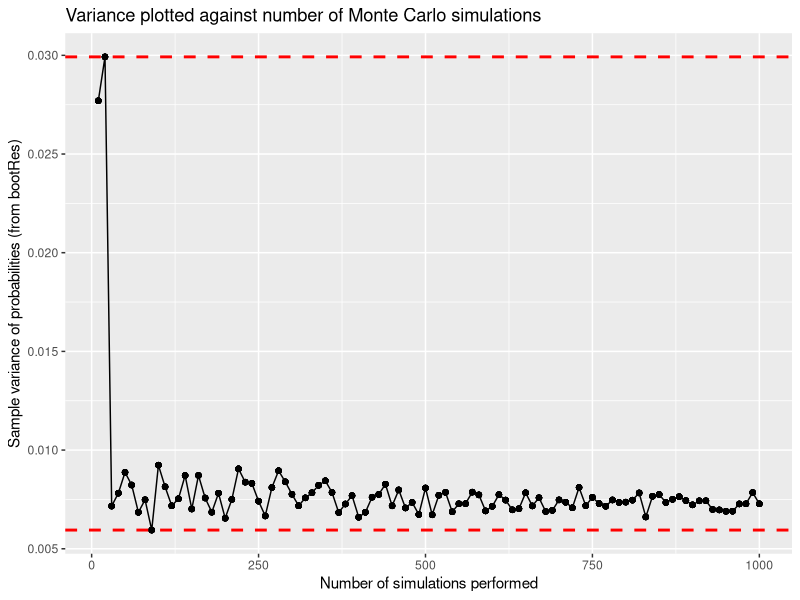
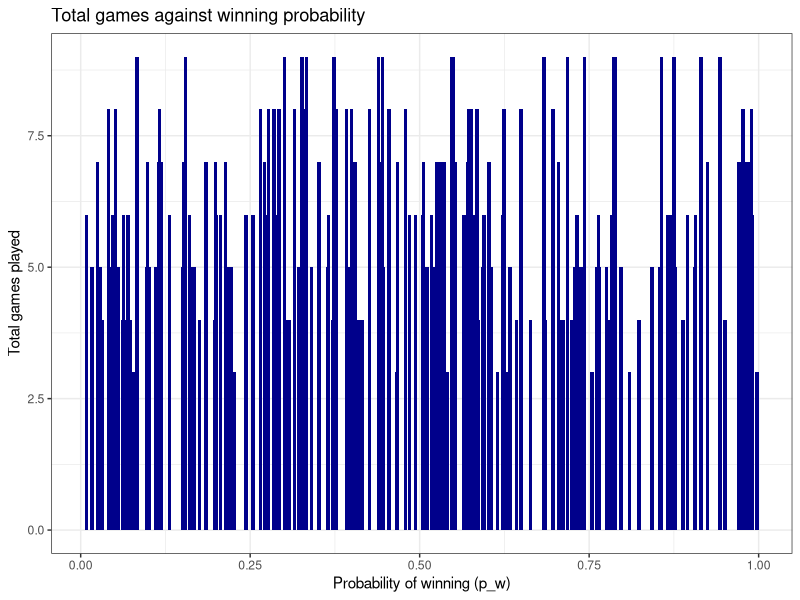
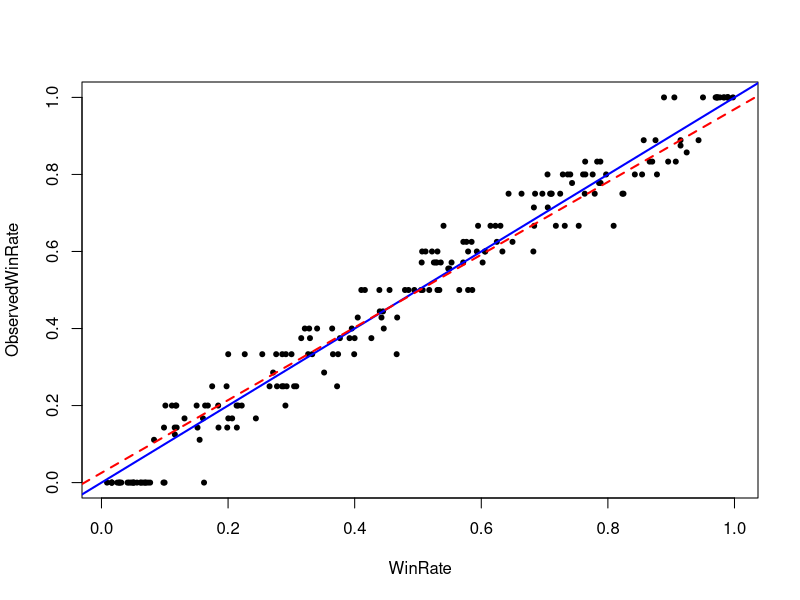

These charts were generated, in order, by the following R code:
## ---- chunk 1

knitr::opts_chunk$set(echo = FALSE)


## ---- chunk 2
library(parallel)
library(ggplot2)
library(dplyr)
## ---- chunk 3

## Compute the probability that X > Y , i.e. Pr(X > Y):

num_sim = 50000

set.seed(314)

## create a vector of length num_sim of all zeros:
P_hat <- rep(0, num_sim) 

for(i in 1:num_sim){

X <- rnorm(1, mean=4, sd=sqrt(10))
Y <- runif(1, min=2, max=8)

if(X>Y){
  
  P_hat[i] <- 1
  
      }
}

Prob1 <- print(sum(P_hat)/num_sim)

## ---- chunk 4
## (Parallelise this using sapply: sapply(x, function))

set.seed(314)

## size of sample (from which bootstrap from)
Size = 30 

## create vectors of probabilities:
x <- rnorm(Size, mean=4, sd=sqrt(10))
y <- runif(Size, min=2, max=8)

## store in data.frame:
obsData <- data.frame(x, y) 


## no. of increasing bootstrapping samples 
#NRepeat = c(10, 20, 30, 50, 75, 100, 150, 200, 350, 500, 750, 1000) 

## Max nbr of simulations performed
L=1000

## vector of number of simulations. We calculate for each entry the variance of the 
## resulting probability vector bootRes.
NRepeat = seq(10, L, by = 10)

## Column of results (probabilities of each bootstrap iteration)
bootRes <- matrix(data = 0, nrow = Size, ncol = 1) 

## create vectors for later use
S <- rep(0, Size)
VarResults <- c()


## Loop across all samples:
for (h in 1:length(NRepeat)) {
  

for (i in 1:NRepeat[h]){
  
  ## Resample with replacement:
  bootData <- obsData[sample(x = Size, size = Size, replace = T),]
  
  
  ## calculate the probability associated with this new shuffled data:
  for (j in 1:nrow(bootData)){
    
    if(bootData[j,1] > bootData[j,2]){
      
      S[j] <- 1
      
    }}
  
  
  ## calculate and store probabilities:
  bootRes[i] <- (sum(S)/Size)
  
  ## reset this vector for the next loop:
  S <- rep(0, Size) 
  
  
  
}
  ## calculate the variance and note how it decreases w.r.t. to nbr of bootstaps!
  VarResults[h] <- var((bootRes))   
} 

## ---- chunk 5

Data.Var <- data.frame(VarResults, NRepeat, bootRes)

ggplot(Data.Var, aes(x=NRepeat, y=VarResults)) +
     geom_line() +
     geom_point()+
     xlab("Number of simulations performed") +
     ylab("Sample variance of probabilities (from bootRes)")+
     ggtitle("Variance plotted against number of Monte Carlo simulations")+
     geom_hline(yintercept = min(VarResults), color='red', lty='dashed', lwd=1)+
     geom_hline(yintercept = max(VarResults), color='red', lty='dashed', lwd=1)


## ---- chunk 6
## no. of competitions entered :
N_Repeat <- 200

## for increasing win rate **


## For one game:

Loop <- function (j){
  
  set.seed(j)
  
  WINorLOSS = c()
  
  ## fixed prob over all games
  pw <- runif(n = 1, min = 0, max = 1)  
  pl <- 1 - pw  
  
  ## create vector of two random probabilities: pw or pl
  r = 50
  x = rep(c(pw,pl), each= r)
  
  
  ## Randomize probabilities:
  
  ## sample our x vector 
  rand <- sample(x)         
  
  Total_game = c()
  
## Loop over games played:  
  
for (i in 1:9) {
    
    if (rand[i] == pw){
      
      WINorLOSS <- c(WINorLOSS, 1)
      
    } 
    
    if (rand[i] == pl){
      WINorLOSS <- c(WINorLOSS, 0)
    } 
    
## check each loop whether we need to terminate the game (if win = 7 or loss = 3):
  
    if (sum(length(WINorLOSS[WINorLOSS == 1])) == 7 | sum(length(WINorLOSS[WINorLOSS == 0])) == 3){
      
      Prob_perGame = c()     
      Prob_perGame <- pw
      Total_game <- length(WINorLOSS)
      {break}
      
    }
    
}
  
  z1 <- Total_game
  
  z2 <- pw  
  
  ## games won:
  z3 <- z1*z2 
  
  ## games lost
  z4 <- z1 - z3 
  
  Z <- data.frame(z1, z2, z3, z4)
  
}

## create 4 new vectors:

Tgames = c()
pWin = c()
game_won = c()
game_lost = c()

## Simulate multiple tournaments:
for (k in 1:N_Repeat) {
  
  ## pull out nbr of games:
  Tgames[k] <- dplyr::pull(Loop(k), z1)  
  
  ## pull out win rate:
  pWin[k] <- dplyr::pull(Loop(k), z2)  
  
  ## pull out win count:
  game_won[k] <- dplyr::pull(Loop(k), z3)  
  
  ## pull out loss count:
  game_lost[k] <- dplyr::pull(Loop(k), z4)  
  
} 

## Round to nearest integer:
game_won <- round(game_won) 
game_lost <- round(game_lost)

WinRate <- pWin

## Use to compare to the expected win rate pw :
ObservedWinRate  <- game_won/Tgames
## ---- chunk 7

## plot total games against pw (create data frame first):

Data_WT <- data.frame(WinRate, Tgames, game_won)


## How do different win rates affect the number of games played:

theme_set(theme_bw())
ggplot(Data_WT) +
   geom_col(aes(WinRate, Tgames), width = 0.005, fill ="darkblue")+
   labs(y="Total games played", 
        x="Probability of winning (p_w)", 
        title="Total games against winning probability")


## ---- chunk 8
## Comment on the observed win rate relative to the assumed win rate p:

plot(WinRate, ObservedWinRate, pch = 20)

## diagonal line y = x:
abline(a=0, b=1, col = "blue", lwd = 2) 

## fitted line:
abline(lm(WinRate ~ ObservedWinRate), col = "red", lty = 2, lwd = 2) 
